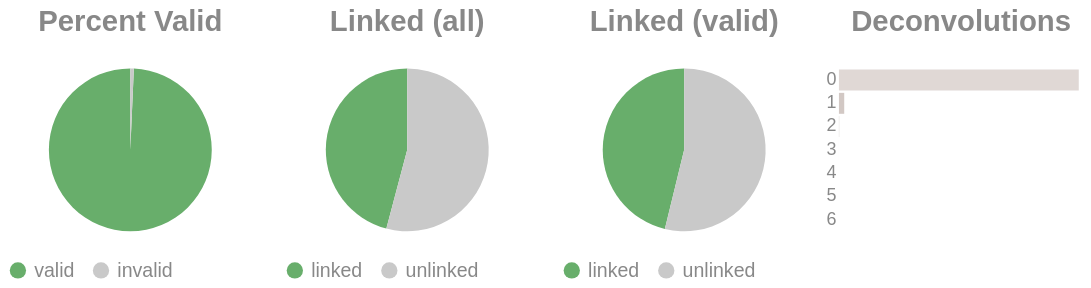

Notebook cell for this chart:
### Code cell
if SKIPLR:
    pass
else:
    clash = Counter()
    for i in valids['molecule'].to_list():
        _mol = i.split("-")
        if len(_mol) == 1:
            clash.update('0')
        else:
            clash.update(_mol[-1])

    _d = {"deconvolutions": [], 'count': []}
    for k,v in clash.items():
        _d['deconvolutions'].append(k)
        _d['count'].append(v)

    tot_valid = valids['reads'].sum()
    mask = valids['reads'] >= 2
    n_linked_reads = valids.filter(mask)['reads'].sum()
    if n_linked_reads == 0:
        print_html("No linked molecules (>=2 reads) were detected; skipping linked-only distributions.")
        SKIPLR = True
    else:
        perc_valid = round(tot_valid / n_reads, 4)
        linked_perc_abs = round(n_linked_reads / n_reads, 4)
        linked_perc = round(n_linked_reads / tot_valid, 4)

    _valid = pl.DataFrame({"valids": ['valid', 'invalid'], "count": [tot_valid, n_reads - tot_valid]})
    _linked_abs = pl.DataFrame({"linked (absolute)": ['linked', 'unlinked'], "count": [n_linked_reads, n_reads - n_linked_reads]})
    _linked_rel = pl.DataFrame({"linked (valids)": ['linked', 'unlinked'], "count": [n_linked_reads, tot_valid - n_linked_reads]})

    (
        alt.hconcat(
            piechart(_valid, goodval = 'valid', title = "Percent Valid"),
            piechart(_linked_abs, goodval = "linked", title =  "Linked (all)"),
            piechart(_linked_rel, goodval = "linked", title =  "Linked (valid)"),
            convolutionbar(pl.DataFrame(_d), title = "Deconvolutions"),
            center = True,
            bounds = 'flush'
        )
        .resolve_scale(color='independent')
        .resolve_legend('independent')
        .properties(usermeta={'embedOptions': {"actions": False}})
    ).display()

### Figure 1 — Vega-Lite specification as saved in the notebook (floating-point values rounded to 4 significant figures)
{"width": "container", "height": 400, "config": {"title": {"anchor": "start", "dy": -15, "fontSize": 18, "color": "#888888", "subtitleColor": "#888888", "subtitleFontSize": 14}, "arc": {"fill": "#0072B2"}, "axis": {"domainColor": "#888888", "domainWidth": 0.5, "gridWidth": 0.2, "grid": false, "titleFontWeight": 400, "titleFontSize": 15, "labelFontSize": 11, "labelColor": "#888888", "tickColor": "#888888", "tickWidth": 0.2, "titleColor": "#888888"}, "axisBand": {"grid": false}, "axisX": {"grid": true, "tickSize": 10, "domainCap": "round"}, "axisY": {"domain": false, "grid": true, "tickSize": 0, "domainCap": "round"}, "background": "transparent", "header": {"labelFontSize": 15, "labelColor": "#888888", "titleFontSize": 15, "titleFontWeight": 600, "titleColor": "#888888"}, "legend": {"labelFont": "sans-serif", "labelFontSize": 12, "labelColor": "#888888", "symbolSize": 100, "symbolType": "circle", "titleFontSize": 12, "titlePadding": 10, "titleColor": "#888888", "title": null}, "range": {"category": ["#E69F00", "#56B4E9", "#009E73", "#F0E442", "#0072B2", "#D55E00", "#CC79A7", "#000000"], "diverging": ["#cfe8f3", "#a2d4ec", "#73bfe2", "#46abdb", "#1696d2", "#12719e"]}, "area": {"fill": "#0072B2", "fillOpacity": 0.7, "line": true, "strokeOpacity": 0.7}, "line": {"color": "#0072B2", "stroke": "#0072B2", "strokeWidth": 2}, "trail": {"color": "#0072B2", "stroke": "#0072B2", "strokeWidth": 0, "size": 1}, "point": {"filled": true, "fillOpacity": 1.0, "size": 95}, "text": {"color": "#888888", "fontSize": 11, "align": "right", "fontWeight": 400, "size": 11}, "bar": {"fill": "#0072B2", "stroke": null}, "view": {"stroke": null, "continuousWidth": 660, "continuousHeight": 400}}, "hconcat": [{"data": {"name": "data-b3a023fad5bda14245c5bd382bdf10fb"}, "mark": {"type": "arc"}, "encoding": {"color": {"field": "valids", "legend": {"orient": "bottom", "title": null}, "scale": {"domain": ["valid", "invalid"], "range": ["#68ae6b", "#C9C9C9"]}, "title": "Valids", "type": "nominal"}, "theta": {"field": "count", "type": "quantitative"}, "tooltip": [{"field": "valids", "title": "Valids", "type": "ordinal"}, {"field": "percent", "format": ".2%", "title": "Percent", "type": "quantitative"}, {"field": "count", "title": "Count", "type": "quantitative"}]}, "height": 100, "title": {"text": "Percent Valid", "align": "center", "anchor": "middle"}, "transform": [{"calculate": "datum.count / 3703829", "as": "percent"}], "width": 150}, {"data": {"name": "data-5502918d1d91c2e66803a44ab8ffbb11"}, "mark": {"type": "arc"}, "encoding": {"color": {"field": "linked (absolute)", "legend": {"orient": "bottom", "title": null}, "scale": {"domain": ["linked", "unlinked"], "range": ["#68ae6b", "#C9C9C9"]}, "title": "Linked (Absolute)", "type": "nominal"}, "theta": {"field": "count", "type": "quantitative"}, "tooltip": [{"field": "linked (absolute)", "title": "Linked (Absolute)", "type": "ordinal"}, {"field": "percent", "format": ".2%", "title": "Percent", "type": "quantitative"}, {"field": "count", "title": "Count", "type": "quantitative"}]}, "height": 100, "title": {"text": "Linked (all)", "align": "center", "anchor": "middle"}, "transform": [{"calculate": "datum.count / 3703829", "as": "percent"}], "width": 150}, {"data": {"name": "data-b2fdfd9a2eb0c5e4e386e4661a751e2b"}, "mark": {"type": "arc"}, "encoding": {"color": {"field": "linked (valids)", "legend": {"orient": "bottom", "title": null}, "scale": {"domain": ["linked", "unlinked"], "range": ["#68ae6b", "#C9C9C9"]}, "title": "Linked (Valids)", "type": "nominal"}, "theta": {"field": "count", "type": "quantitative"}, "tooltip": [{"field": "linked (valids)", "title": "Linked (Valids)", "type": "ordinal"}, {"field": "percent", "format": ".2%", "title": "Percent", "type": "quantitative"}, {"field": "count", "title": "Count", "type": "quantitative"}]}, "height": 100, "title": {"text": "Linked (valid)", "align": "center", "anchor": "middle"}, "transform": [{"calculate": "datum.count / 3678205", "as": "percent"}], "width": 150}, {"data": {"name": "data-5637a7a77a0205c2580e8c6cd3ba1435"}, "mark": {"type": "bar"}, "encoding": {"color": {"field": "deconvolutions", "legend": null, "scale": {"scheme": "lightgreyred"}, "type": "nominal"}, "tooltip": [{"field": "deconvolutions", "title": "Deconvolutions", "type": "ordinal"}, {"field": "percent", "format": ".2%", "title": "Percent", "type": "quantitative"}, {"field": "count", "title": "Count", "type": "quantitative"}], "x": {"axis": null, "field": "count", "type": "quantitative"}, "y": {"field": "deconvolutions", "sort": "ascending", "title": null, "type": "nominal"}}, "height": 100, "title": {"text": "Deconvolutions", "align": "center", "anchor": "middle"}, "transform": [{"calculate": "datum.count / 2610438", "as": "percent"}], "width": 150}], "bounds": "flush", "center": true, "resolve": {"legend": {"angle": "independent"}, "scale": {"color": "independent"}}, "usermeta": {"embedOptions": {"actions": false}}, "$schema": "https://vega.github.io/schema/vega-lite/v6.1.0.json", "datasets": {"data-b3a023fad5bda14245c5bd382bdf10fb": [{"valids": "valid", "count": 3678205}, {"valids": "invalid", "count": 25624}], "data-5502918d1d91c2e66803a44ab8ffbb11": [{"linked (absolute)": "linked", "count": 1698883}, {"linked (absolute)": "unlinked", "count": 2004946}], "data-b2fdfd9a2eb0c5e4e386e4661a751e2b": [{"linked (valids)": "linked", "count": 1698883}, {"linked (valids)": "unlinked", "count": 1979322}], "data-5637a7a77a0205c2580e8c6cd3ba1435": [{"deconvolutions": "0", "count": 2551822}, {"deconvolutions": "1", "count": 56194}, {"deconvolutions": "2", "count": 2268}, {"deconvolutions": "3", "count": 140}, {"deconvolutions": "4", "count": 12}, {"deconvolutions": "5", "count": 1}, {"deconvolutions": "6", "count": 1}]}}
